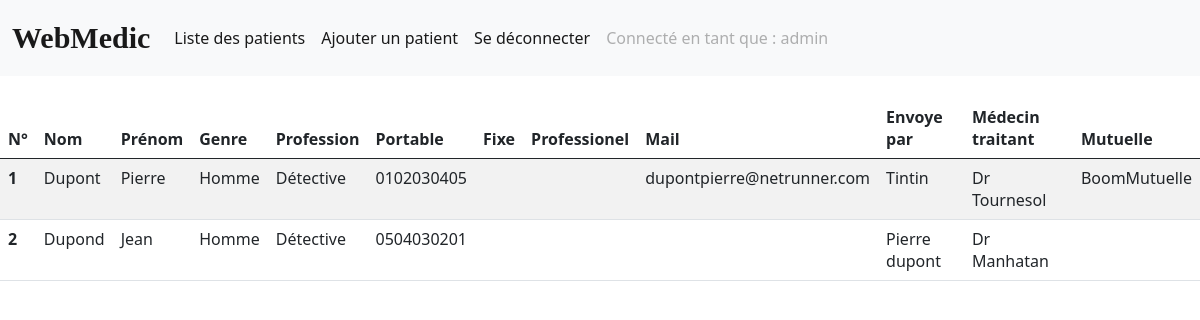
The app's page /pages/patientsList.php (signed in) with its own data.
### tables this page shows
CREATE TABLE `patient` (
  `id` int(11) NOT NULL,
  `name` varchar(500) NOT NULL,
  `firstname` varchar(500) DEFAULT NULL,
  `gender` varchar(500) DEFAULT NULL,
  `birthdate` varchar(500) DEFAULT NULL,
  `adresse` varchar(500) DEFAULT NULL,
  `housephone` varchar(500) DEFAULT NULL,
  `prophone` varchar(500) DEFAULT NULL,
  `cellphone` varchar(500) DEFAULT NULL,
  `mail` varchar(500) DEFAULT NULL,
  `sentby` varchar(500) DEFAULT NULL,
  `nummut` varchar(500) DEFAULT NULL,
  `job` varchar(500) DEFAULT NULL,
  `situation` varchar(500) DEFAULT NULL,
  `childrens` varchar(500) DEFAULT NULL,
  `note` varchar(5000) DEFAULT NULL,
  `id_medecin` int(11) DEFAULT NULL,
  `id_mutuelle` int(11) DEFAULT NULL,
  `id_user` int(11) NOT NULL
);

CREATE TABLE `medecin` (
  `Id_medecin` int(10) UNSIGNED NOT NULL,
  `Nom_medecin` varchar(50) NOT NULL
);

CREATE TABLE `mutuelle` (
  `Id_mutuelle` int(10) UNSIGNED NOT NULL,
  `Nom_mutuelle` varchar(100) NOT NULL
);

### pages/patientsList.php (the view, shortened to what this page needs)
<html>
<head>
    <?php include 'header.php' ?>
</head>
<body>
    <table class="table table-striped table-hover">
        <thead>
            <tr>
                <th scope="col">N°</th>
                <th scope="col">Nom</th>
                <th scope="col">Prénom</th>
                <th scope="col">Genre</th>
                <th scope="col">Profession</th>
                <th scope="col">Portable</th>
                <th scope="col">Fixe</th>
                <th scope="col">Professionel</th>
                <th scope="col">Mail</th>
                <th scope="col">Envoye par</th>
                <th scope="col">Médecin traitant</th>
                <th scope="col">Mutuelle</th>
            </tr>
        </thead>
        <tbody>
            <?php
            try {
                $db = new PDO('mysql:host=localhost;dbname=osteoBDD;charset=utf8', 'root', 'root');
            } catch (Exception $e) {
                die('Erreur : ' . $e->getMessage());
            }
            $sqlPrepStat = $db->prepare('SELECT * FROM patient WHERE id_user = :userId');
            $sqlPrepStat->execute(array(
                'userId' => $_SESSION['id']
            ));
            $results = $sqlPrepStat->fetchAll();
            foreach ($results as $result) {
                $sqlPrepStatMedecin = $db->prepare('SELECT nom_medecin FROM medecin WHERE id_medecin = :medecinId');
                $sqlPrepStatMedecin->execute(array(
                    'medecinId' => $result['id_medecin']
                ));
                $resultMedecin = $sqlPrepStatMedecin->fetch();
                $sqlPrepStatMutuelle = $db->prepare('SELECT nom_mutuelle FROM mutuelle WHERE id_mutuelle = :mutuelleId');
                $sqlPrepStatMutuelle->execute(array(
                    'mutuelleId' => $result['id_mutuelle']
                ));
                $resultMutuelle = $sqlPrepStatMutuelle->fetch();
                echo ("<tr id=\"" . $result['id'] . "\" onclick=\"openPatientDetail(" . $result['id'] . ")\">" .
                    "<th scope=\"row\">" . $result['id'] . "</th>" .
                    "<td>" . $result['name'] . "</td>" .
                    "<td>" . $result['firstname'] . "</td>" .
                    "<td>" . $result['gender'] . "</td>" .
                    "<td>" . $result['job'] . "</td>" .
                    "<td>" . $result['cellphone'] . "</td>" .
                    "<td>" . $result['homephone'] . "</td>" .
                    "<td>" . $result['prophone'] . "</td>" .
                    "<td>" . $result['mail'] . "</td>" .
                    "<td>" . $result['sentby'] . "</td>" .
                    "<td>" . $resultMedecin['nom_medecin'] . "</td>" .
                    "<td>" . $resultMutuelle['nom_mutuelle'] . "</td>" .
                    "</tr>"
                );
            }
            ?>
        </tbody>
    </table>
</body>
</html>

### pages/header.php (shortened to what this page needs)
<html lang="fr">
<!DOCTYPE html>
<html>
<head>
    <link href="https://cdn.jsdelivr.net/npm/bootstrap@5.0.2/dist/css/bootstrap.min.css" rel="stylesheet">
    <link rel="stylesheet" type="text/css" href="../style/style.css">
</head>
<header class="mb-5">
    <nav class="navbar navbar-expand-lg navbar-light bg-light">
        <div class="container-fluid">
            <a class="navbar-brand headerFont" href="logout.php">WebMedic</a>
            <div class="collapse navbar-collapse" id="navbarNav">
                <ul class="navbar-nav">
                    <li class="nav-item">
                        <a class="nav-link <?php if(!isset($_SESSION['id'])){echo("disabled");}else{echo("active");}?>" aria-current="page" href="patientsList.php">Liste des patients</a>
                    </li>
                    <li class="nav-item">
                        <a class="nav-link <?php if(!isset($_SESSION['id'])){echo("disabled");}else{echo("active");}?>" aria-current="page" href="addPatient.php">Ajouter un patient</a>
                    </li>
                    <li class="nav-item">
                        <a class="nav-link <?php if(!isset($_SESSION['id'])){echo("disabled");}else{echo("active");}?>" href="logout.php">Se déconnecter</a>
                    </li>
                    <li class="nav-item">
                        <a class="nav-link disabled"><?php echo "Connecté en tant que : ".$_SESSION['login'];?></a>
                    </li>
                </ul>
            </div>
        </div>
    </nav>
</header>
</html>

### style/style.css (style rules this page uses)
header { height: 50px; }
.headerFont { font-weight: bold; font-size: 30px; font-family: Verdana; line-height:50px; display: inline; }

### records on screen
patient: id "1", name "Dupont", firstname "Pierre", gender "Homme", job "Détective", cellphone "0102030405", mail "dupontpierre@netrunner.com", sentby "Tintin", id_medecin.Nom_medecin "Dr Tournesol", id_mutuelle.Nom_mutuelle "BoomMutuelle"
patient: id "2", name "Dupond", firstname "Jean", gender "Homme", job "Détective", cellphone "0504030201", sentby "Pierre dupont", id_medecin.Nom_medecin "Dr Manhatan"

### other values on screen
$_SESSION['login'] "admin"
